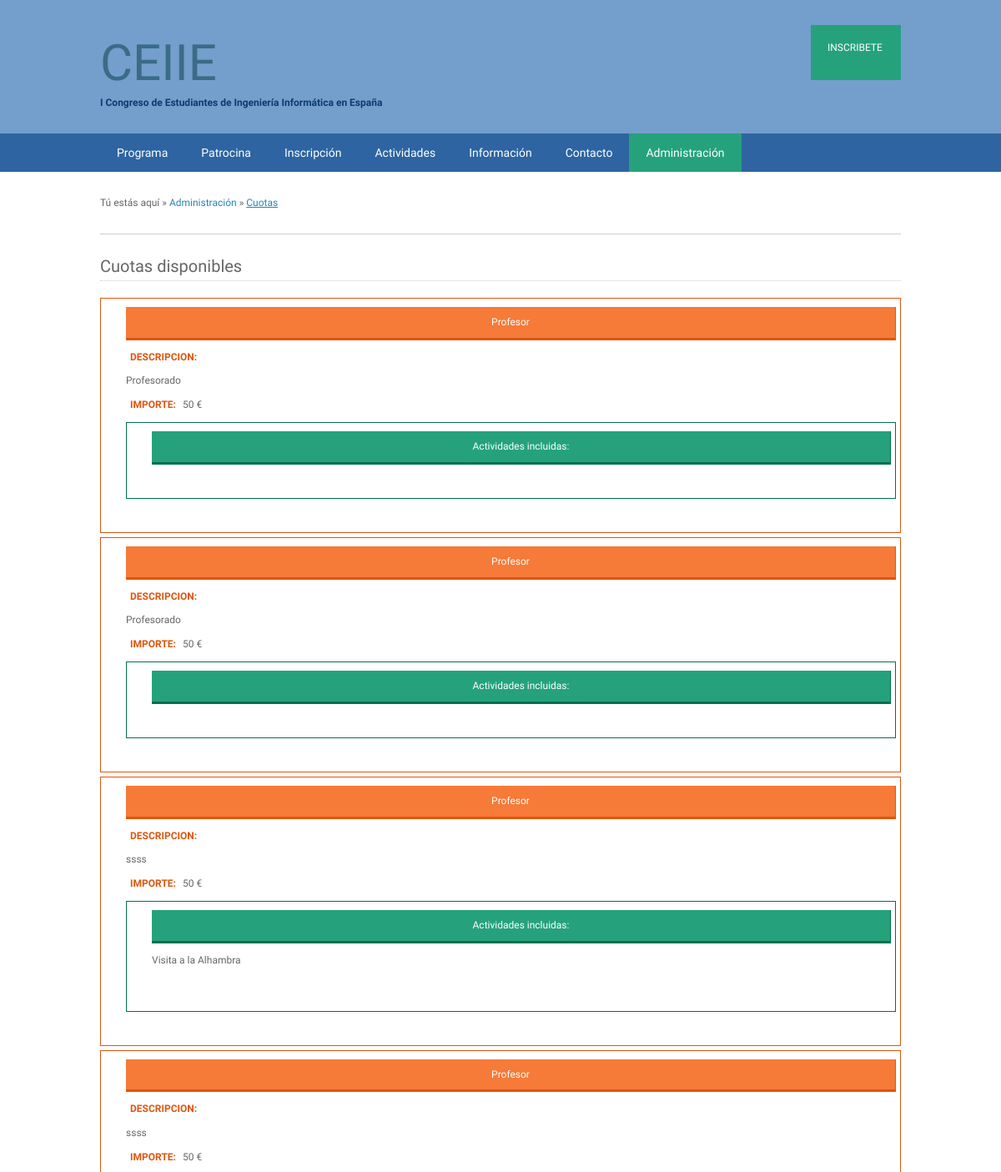
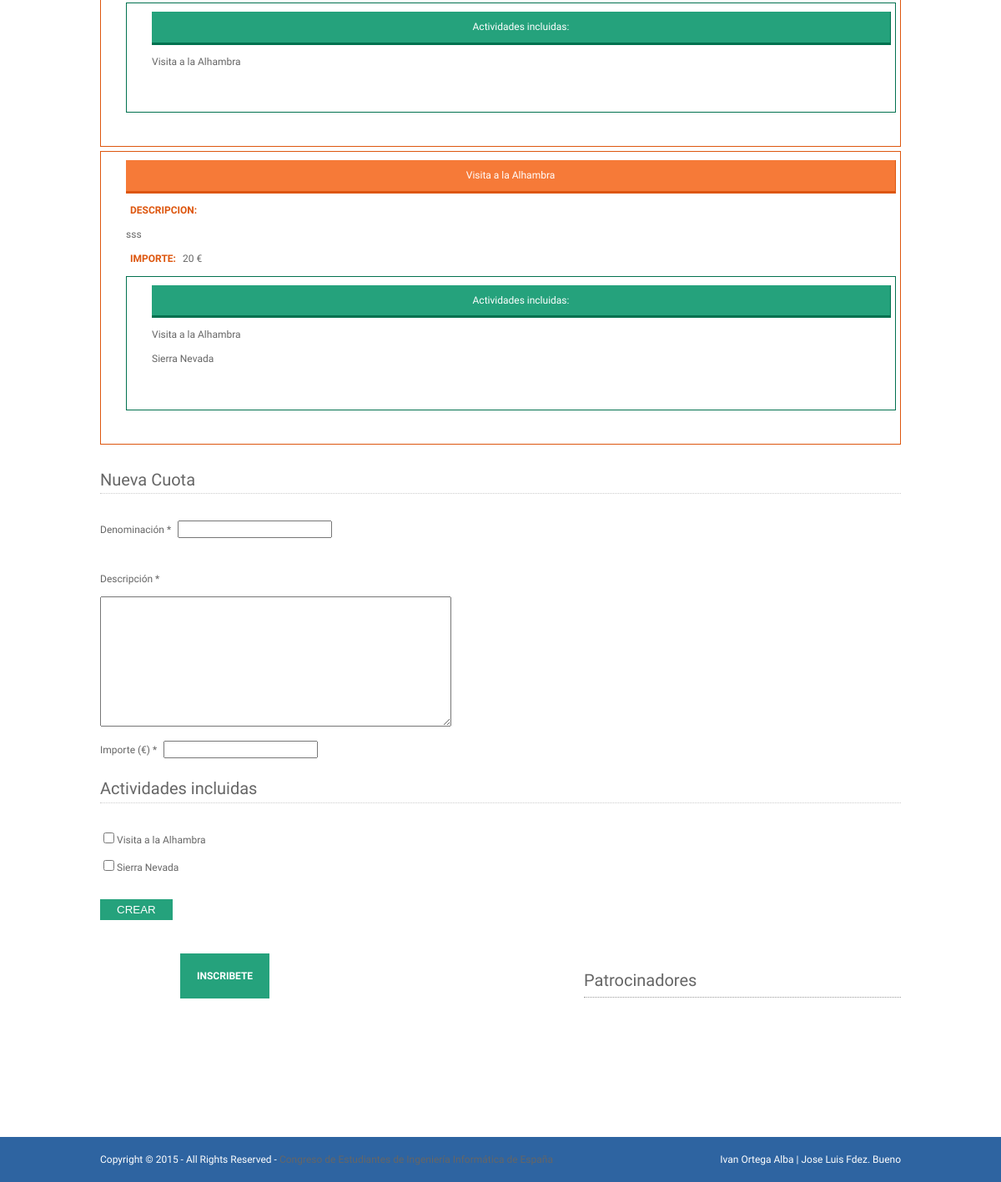
Page /index.php?page=cuotas (signed in) on the committed database (2 pictures, top to bottom).
### tables this page shows
CREATE TABLE IF NOT EXISTS `cuota` (
`idCuota` int(11) NOT NULL,
  `denominacion` varchar(200) NOT NULL,
  `descripcion` text NOT NULL,
  `importe` int(11) NOT NULL
);

CREATE TABLE IF NOT EXISTS `actividad` (
`idActividad` int(11) NOT NULL,
  `denominacion` varchar(200) NOT NULL,
  `descripcion` text NOT NULL,
  `fecha` date NOT NULL,
  `hora` time NOT NULL,
  `importe` int(11) NOT NULL,
  `foto` varchar(250) NOT NULL
);

### php/database/ORM.php (called while the page is built, shortened)
<?php
class ORM {
    private $conexion;
    function ORM() {
        $this->conexion = mysql_connect(DB_HOST, DB_USER, DB_PASS)
                or exit('No se pudo conectar con el servidor MySQL');
        $this->abreBD = mysql_select_db(DB_NAME, $this->conexion);
    }
    function query($query) {
        return mysql_query($query, $this->conexion);
    }
}

### php/model/containers/Contenedor.php (called while the page is built, shortened)
<?php
include_once 'php/database/ORM.php';;
class Contenedor {
    public function __construct() {
        $this->orm = new ORM();
    }
}

### php/model/containers/ContenedorCuota.php (called while the page is built, shortened)
<?php
include_once 'php/model/containers/Contenedor.php';
include_once 'php/model/Cuota.php';
include_once 'php/model/Actividad.php';
include_once 'php/model/containers/ContenedorActividad.php';
class ContenedorCuota extends Contenedor {
    function getAll() {
        $cuotas = array();
        $resultRow = $this->orm->query("SELECT * FROM cuota");
        while ($r = mysql_fetch_array($resultRow)) {
            $lActividades = $this->getIdActividadesAsociadas($r[0]);
            $cuotas[] = new Cuota($r[0], $r[1], $r[2], $r[3], $lActividades);
        }
        return $cuotas;
    }
    function getActividadesCuota($idActividades) {
        $cActividad = new ContenedorActividad();
        return $cActividad->getListaActividadesId($idActividades);
    }
    function getIdActividadesAsociadas($idCuota) {
        $idsActividades = Array();
        $query = "SELECT idActividad FROM actividadcuota WHERE idCuota='" . $idCuota . "'";
        $result = $this->orm->query($query);
        if ($result) {
            while ($r = mysql_fetch_array($result)) {
                $idsActividades[] = $r[0];
            }
        }
        return $idsActividades;
    }
}

### php/model/Cuota.php (called while the page is built, shortened)
<?php
class Cuota {
    public $denominacion;
    public $descripcion;
    public $importe;
    public $actividadesIncluidas = Array();
    function __construct() {
        $params = func_get_args();
        $num_params = func_num_args();
        $funcion_constructor = '__construct' . $num_params;
    }
    function __construct5($id, $denominacion, $descripcion, $importe, $actividades) {
        $this->denominacion = $denominacion;
        $this->descripcion = $descripcion;
        $this->importe = $importe;
        $this->actividadesIncluidas = $actividades;
    }
    function getDenominacion() {
        return $this->denominacion;
    }
    function getDescripcion() {
        return $this->descripcion;
    }
    function getImporte() {
        return $this->importe;
    }
    function getActividades() {
        return $this->actividadesIncluidas;
    }
}

### php/model/containers/ContenedorActividad.php (called while the page is built, shortened)
<?php
include_once 'php/model/Actividad.php';
class ContenedorActividad extends Contenedor {
    function getById($id) {
        $query = "SELECT * FROM actividad WHERE idActividad='" . $id . "'";
        $result = $this->orm->query($query);
        if ($result) {
            $actividad = new Actividad(mysql_fetch_array($result));
        }
        return $actividad;
    }
    function getAll() {
        $actividades = array();
        $query = "SELECT * FROM actividad";
        $resultRow = $this->orm->query($query);
        while ($r = mysql_fetch_array($resultRow)) {
            $actividades[] = new Actividad($r);
        }
        return $actividades;
    }
    function getListaActividadesId($listaId) {
        $lActividades = Array();
        foreach ($listaId as $id) {
            $lActividades[] = $this->getById($id);
        }
        return $lActividades;
    }
}

### php/model/Actividad.php (called while the page is built, shortened)
<?php
class Actividad {
    public $idActividad;
    public $denominacion;
    function __construct() {
        $params = func_get_args();
        $num_params = func_num_args();
        $funcion_constructor = '__construct' . $num_params;
    }
    function __construct7($id, $denominacion, $descripcion, $fecha, $hora, $importe, $foto) {
        $this->idActividad = $id;
        $this->denominacion = $denominacion;
    }
    function getId() {
        return $this->idActividad;
    }
    function getDenominacion() {
        return $this->denominacion;
    }
}

### pages/cuotas.php (the view, shortened to what this page needs)
<?php
include_once 'php/model/containers/ContenedorCuota.php';
include_once 'php/model/containers/ContenedorActividad.php';
$cCuota = new ContenedorCuota();
$cActividad = new ContenedorActividad();
?>
<div class="wrapper col3">
    <div id="breadcrumb">
        <ul>
            <li class="first">Tú estás aquí</li>
            <li>&#187;</li>
            <li><a href="#">Administración</a>
            </li>
            <li>&#187;</li>
            <li class="current"><a href="#">Cuotas</a>
            </li>
        </ul>
    </div>
</div>
<div class="wrapper col5">
    <div id="container">
        <h2>Cuotas disponibles</h2>
        <div id="cuotas" class="lista-cuotas">
            <?php
            $lCuotas = $cCuota->getAll();
            foreach ($lCuotas as $c) {
                ?>
                <div id="cuota-<?php $c->getId() ?>" class="cuota elemento-listado">
                    <p class="titulo-elemento-listado"><?php echo $c->getDenominacion() ?></p>
                    <p><strong>Descripcion: </strong></p><p><?php echo $c->getDescripcion() ?></p>
                    <p><strong>Importe: </strong><?php echo $c->getImporte() ?> €</p>
                    <div class="cuota elemento-listado">
                        <p class="titulo-elemento-listado">Actividades incluidas:</p>
                        <?php
                        $lActividades = $cCuota->getActividadesCuota($c->getActividades());
                        foreach ($lActividades as $a) {
                            ?>
                            <p><?php echo $a->getDenominacion() ?></p>
                        <?php } ?>
                    </div>
                </div>
                <?php
            }
            ?>
        </div>
        <br><br>
        <h2>Nueva Cuota</h2>
        <form action="index.php?page=cuotas" method="POST">
            <fieldset>
                <p>
                    <label for="denominacion">Denominación * </label>
                    <input type="text" name="denominacion" placeholder="" required/>
                </p>
                <br>
                <p><label for="descripcion">Descripción * </label></p>
                <p><textarea rows="10" cols="50" id="descripcion" name="descripcion" required></textarea></p>
                <p>
                    <label for="importe">Importe (€) * </label>
                    <input type="number" name="importe" required/>
                </p>
                <br/>
                <h2>Actividades incluidas </h2>
                <fieldset id="actividades">
                    <?php
                    $lActividades = $cActividad->getAll();
                    foreach ($lActividades as $a) {
                        ?>
                        <p><input type="checkbox" name="actividades[]" value="<?php echo $a->getId() ?>"/><?php echo $a->getDenominacion() ?></p>
                    <?php } ?>
                </fieldset>
                <br/>
                <input type="submit" class="btn-default" name="crear" value="Crear">
            </fieldset>
        </form>
    </div>
</div>

### layout/styles/layout.css (style rules this page uses)
html { overflow-y: scroll; }
body { margin: 0; padding: 0; font-size: 12px; font-family: 'Raleway', sans-serif; color: #FFFFFF; background-color: #2E64A1; }
a { outline: none; text-decoration: none; }
div.wrapper { display: block; width: 100%; margin: 0; text-align: left; }
div.wrapper h1, div.wrapper h2, div.wrapper h3, div.wrapper h4, div.wrapper h5, div.wrapper h6 { margin: 0 0 20px 0; padding: 0 0 8px 0; font-size: 20px; font-weight: normal; }
.col3, .col4, .col5 { color: #666666; background-color: #FFFFFF; }
#header, #topbar, #intro, #services, #breadcrumb, #container, #footer, #copyright { display: block; position: relative; width: 960px; margin: 0 auto; }
#breadcrumb { padding: 30px 0; border-bottom: 1px solid #CCCCCC; }
#breadcrumb a { color: #2684B7; background-color: #FFFFFF; }
#breadcrumb ul { margin: 0; padding: 0; list-style: none; }
#breadcrumb ul li { display: inline; }
#breadcrumb ul li.current a { text-decoration: underline; }
#container { padding: 30px 0; line-height: 1.4em; }
#container h1, #container h2, #container h3, #container h4, #container h5, #container h6 { padding-bottom: 8px; border-bottom: 1px dotted #CCCCCC; }
#topnav li a.color-admin, #topnav #nav-admin a, btn-verde, .btn-default { background-color: #25A27C; }
.elemento-listado { padding:10px 5px 40px 30px; border: 1px solid #DD560E; margin-top:5px; }
.elemento-listado strong { color: #DD560E; text-transform: uppercase; padding-left:5px; margin-right:5px; }
.elemento-listado .titulo-elemento-listado { background-color:#F67A38; color:white; text-align:center; padding: 10px; margin: 0px ; border-bottom: 3px solid #DD560E; border-right: 1px solid #DD560E; }
.elemento-listado .elemento-listado { padding:10px 5px 40px 30px; border: 1px solid #02714F; margin-top:5px; }
.elemento-listado .elemento-listado .titulo-elemento-listado { background-color:#25A27C; color:white; text-align:center; padding: 10px; margin: 0px ; border-bottom: 3px solid #02714F; border-right: 1px solid #02714F; }

### layout/styles/forms.css (style rules this page uses)
form, fieldset, legend { margin: 0; padding: 0; border: none; }
form label { margin-right: 5px; }
.btn-default { margin: 0; margin-right: 5px; padding: 5px 20px 5px 20px; text-transform: uppercase; color: #FFFFFF; background-color: #25A27C; border-color: None; border:none; }

### rows in the picture
cuota: denominacion "Profesor", descripcion "Profesorado", importe "50"
cuota: denominacion "Profesor", descripcion "Profesorado", importe "50"
cuota: denominacion "Profesor", descripcion "ssss", importe "50"
actividad: denominacion "Visita a la Alhambra"
cuota: denominacion "Profesor", descripcion "ssss", importe "50"
cuota: denominacion "Visita a la Alhambra", descripcion "sss", importe "20"
actividad: denominacion "Sierra Nevada"
